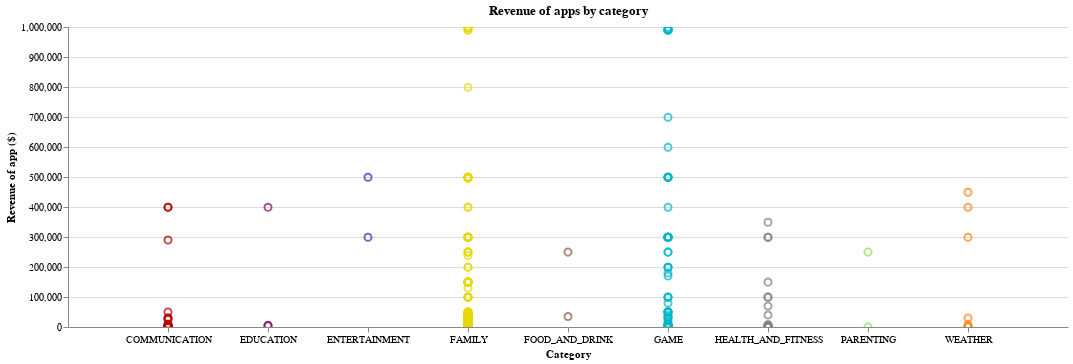

The cell this chart's notebook holds for it:
### Code cell
# Create a dropdown selection binding for Content Rating
content_rating_selection = alt.binding_select(options=df_paid['Content Rating'].unique().tolist(), name='Age target  ')
content_rating_selector = alt.selection_single(fields=['Content Rating'], bind=content_rating_selection)

# Create a custom color scale with darker colors
brush = alt.selection_interval(encodings=['x'])

custom_color_scale = alt.Scale(range=["#b30000", "#7c1158", "#4421af",  "#e6d800", "#8c564b", "#00b7c7", "#7f7f7f", "#8be04e","#ff7f0e",'#e377c2'])

# Update the color encoding to use the custom color scale
color_encoding = alt.condition(
    content_rating_selector | brush,
    alt.Color("Category:N", legend=None, scale=custom_color_scale),
    alt.value('transparent')
)
## add app name & revenue generated when hoovering
tooltip = [  alt.Tooltip('App', title='App Name'), alt.Tooltip('Revenue', title='Revenue', format='$,.2f')]

# Create chart
revenue_chart = alt.Chart(df_paid).mark_point(size=50).encode(
    x=alt.X("Category:N", title='Category', scale=alt.Scale(padding=1)),
    y=alt.Y("Revenue:Q", title = 'Revenue of app ($)'),
    color=color_encoding,
    tooltip=tooltip
).properties(
    width=1000
).configure_facet(
    spacing=0
).configure_view(
    stroke=None
).transform_filter(
    alt.datum.Revenue <= 1000000
).add_selection(
    content_rating_selector,
    brush  # Add the brush selection to the chart
).properties(title="Revenue of apps by category "
).configure_axisX(
    labelAngle=0
).interactive()


revenue_chart

### Figure 1 — Vega-Lite specification as saved in the notebook (floating-point values rounded to 4 significant figures; data arrays with more than 128 entries replaced by an {"elided": "..."} marker saying what was removed)
{"config": {"view": {"continuousWidth": 400, "continuousHeight": 300, "stroke": null}, "axisX": {"labelAngle": 0}, "facet": {"spacing": 0}}, "data": {"name": "data-edae974c6a3865ff8952ff88a02c6f1d"}, "mark": {"type": "point", "size": 50}, "encoding": {"color": {"condition": {"field": "Category", "legend": null, "scale": {"range": ["#b30000", "#7c1158", "#4421af", "#e6d800", "#8c564b", "#00b7c7", "#7f7f7f", "#8be04e", "#ff7f0e", "#e377c2"]}, "type": "nominal", "selection": {"or": ["selector446", "selector447"]}}, "value": "transparent"}, "tooltip": [{"field": "App", "title": "App Name", "type": "nominal"}, {"field": "Revenue", "format": "$,.2f", "title": "Revenue", "type": "quantitative"}], "x": {"field": "Category", "scale": {"padding": 1}, "title": "Category", "type": "nominal"}, "y": {"field": "Revenue", "title": "Revenue of app ($)", "type": "quantitative"}}, "selection": {"selector446": {"type": "single", "fields": ["Content Rating"], "bind": {"input": "select", "options": ["Everyone", "Mature 17+", "Everyone 10+", "Teen"], "name": "Age target  "}}, "selector447": {"type": "interval", "encodings": ["x"]}, "selector448": {"type": "interval", "bind": "scales", "encodings": ["x", "y"]}}, "title": "Revenue of apps by category ", "transform": [{"filter": "(datum.Revenue <= 1000000)"}], "width": 1000, "$schema": "https://vega.github.io/schema/vega-lite/v4.17.0.json", "datasets": {"data-edae974c6a3865ff8952ff88a02c6f1d": {"elided": "325 records"}}}
